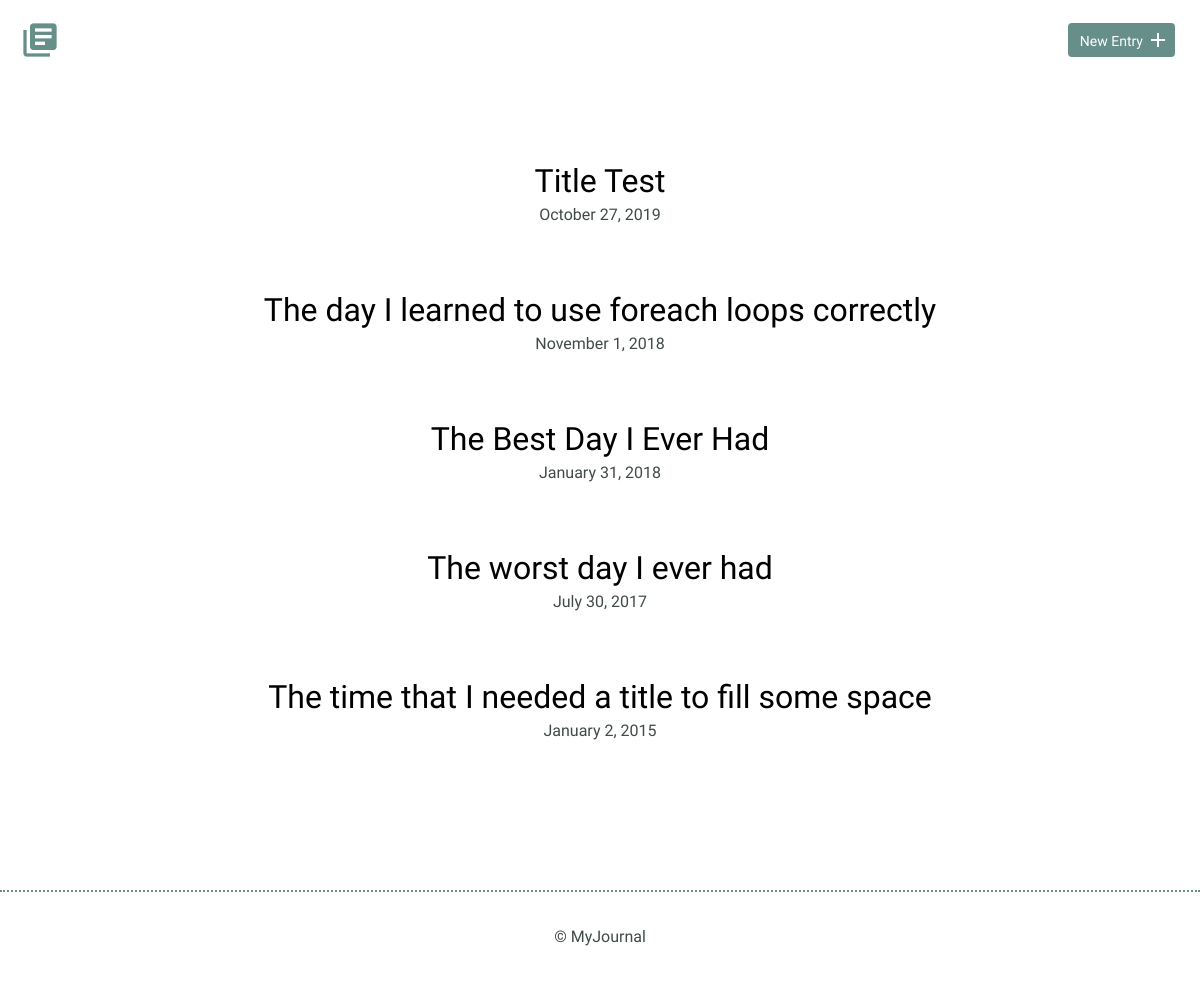
Before: / with the older database file.
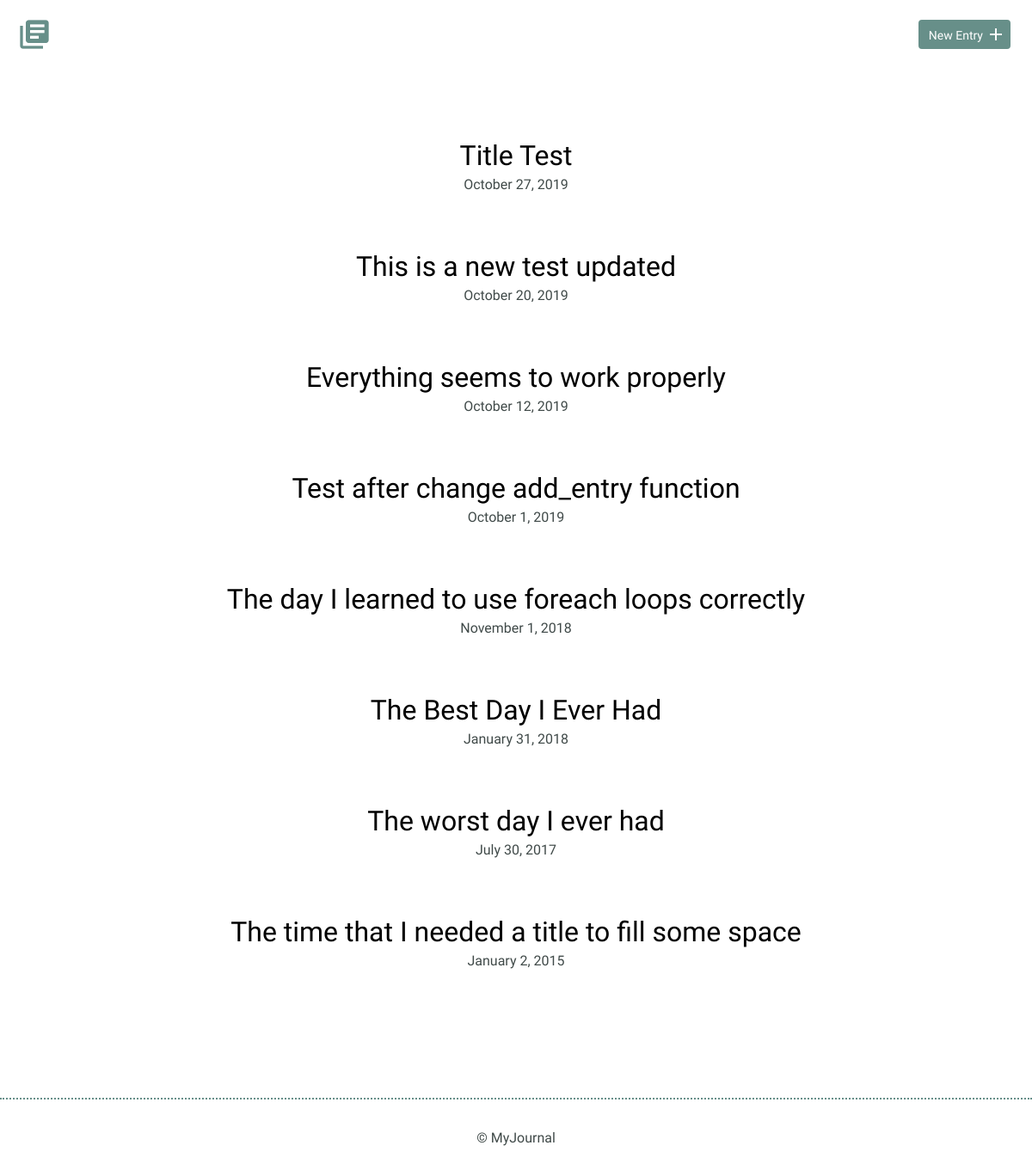
After: the same page with the newer database file.
### tables this page shows
CREATE TABLE "entries" (
	`id`	INTEGER,
	`title`	TEXT,
	`date`	TEXT,
	`time_spent`	INTEGER,
	`learned`	BLOB,
	`resources`	BLOB,
	PRIMARY KEY(`id`)
);

### inc/functions.php (called while the page is built, shortened)
<?php
function get_entries() {
    include('connection.php');
    try {
       $results = $db->query('SELECT * FROM entries ORDER BY date DESC');
    } catch (Exception $e) {
       $e->getMessage();
    }
    $entries = $results->fetchAll(PDO::FETCH_ASSOC);
    return $entries;
}

### index.php (the view)
<?php
include('inc/connection.php');
include('inc/functions.php');
$entries = get_entries();
include('inc/header.php');
?>
        <section>
            <div class="container">
                <div class="entry-list">
                    <?php foreach ($entries as $entry) { ?>
                        <article>
                            <h2>
                                <a href="detail.php?id=<?php echo $entry['id']; ?>">
                                    <?php echo $entry['title']; ?>
                                </a>
                            </h2>
                            <time datetime="<?php echo $entry['date']; ?>">
                                <?php echo strftime("%B %e, %G", strtotime($entry['date'])); ?>
                            </time>
                        </article>
                    <?php } ?>
                </div>
            </div>
        </section>
<?php
include('inc/footer.php');
?>

### inc/header.php (shortened to what this page needs)
<!DOCTYPE html>
<html>
    <head>
        <link rel="stylesheet" href="css/normalize.css">
        <link rel="stylesheet" href="css/site.css">
    </head>
    <body>
        <header>
            <div class="container">
                <div class="site-header">
                    <a class="logo" href="index.php"><i class="material-icons">library_books</i></a>
                    <a class="button icon-right" href="new.php"><span>New Entry</span> <i class="material-icons">add</i></a>
                </div>
            </div>
        </header>

### inc/footer.php
        <footer>
            <div>
                &copy; MyJournal
            </div>
        </footer>
    </body>
</html>

### css/site.css (style rules this page uses)
body { font-size: 16px; color: #404a49; font-family: 'Cousine', serif; font-weight: 400; }
.container { margin: 0 auto; padding: 0 25px; }
header .site-header { margin: 0 auto; height: 95px; }
header .logo i { color: #678f89; margin: 20px 0 0 -5px; float: left; font-size: 40px; }
header .button { float: right; margin: 33px 0 0 0; }
footer { text-align: center; padding: 35px 0; border-top: 2px dotted #678f89; }
.button { padding: 8px 10px 6px 10px; background: #678f89; border: 2px solid #678f89; border-radius: 4px; text-decoration: none; color: #FFF; position: relative; text-align: center; font-size: 14px; }
.button.icon-right { padding-right: 30px; top: -10px; }
.button.icon-right i { position: absolute; top: 3px; right: 3px; }
h1, h2, h3 { margin: 0; font-weight: 400; line-height: 1em; color: #000; }
h2 { font-size: 32px; }
h2 a { text-decoration: none; color: #000; }
.entry-list, .edit-entry, .new-entry { max-width: 800px; margin: 0 auto; padding: 70px 0 150px 0; }
.entry-list article { margin-bottom: 70px; text-align: center; }
.entry-list article:last-child { margin-bottom: 0; }
.entry-list article h2 { margin-bottom: 8px; }

Changed rows visible on the page:
added entries: title "This is a new test updated", date "October 20, 2019"
added entries: title "Everything seems to work properly", date "October 12, 2019"
added entries: title "Test after change add_entry function", date "October 1, 2019"
